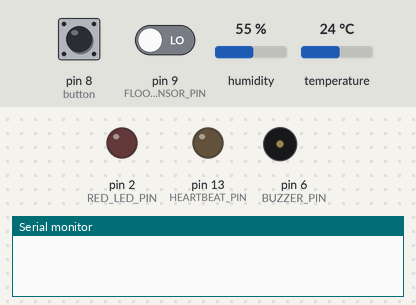
The sketch below on a simulated Arduino Uno, built with avr-gcc and run on an emulated ATmega328P. Shown: output pins drawn as LEDs (lit = HIGH), buzzer (waves = sounding), the last lines printed to the serial monitor. Dashed ring = blinking. The inputs (shaded band) are chosen by the test bench; at power-on: pin 9 (FLOOD_SENSOR_PIN) LOW, pin 8 (button) HIGH, humidity 55 %, temperature 24 °C.

Above: at 1.3 s.
1.4 s: pin 9 (FLOOD_SENSOR_PIN) driven HIGH
At 2.17 s:
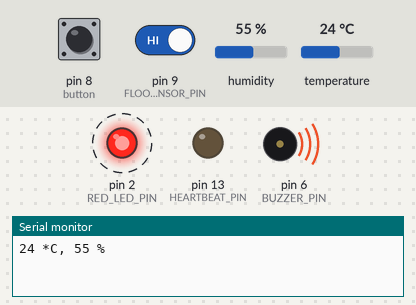
7.5 s: pin 8 (button) pulled LOW for 0.15 s
At 8.0 s:
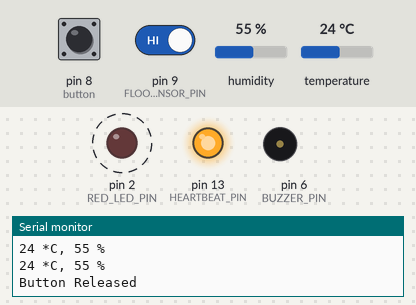
14.0 s: pin 8 (button) pulled LOW for 1 s
At 17.3 s:
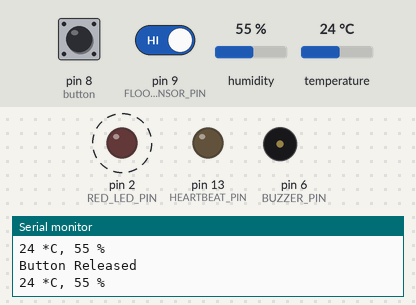
21.3 s: pin 8 (button) pulled LOW for 3.2 s
At 23.9 s:
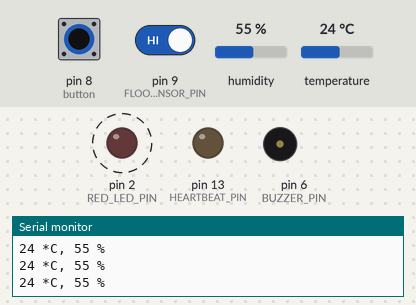
26.5 s: pin 8 (button) pulled LOW for 1 s
At 29.79 s:
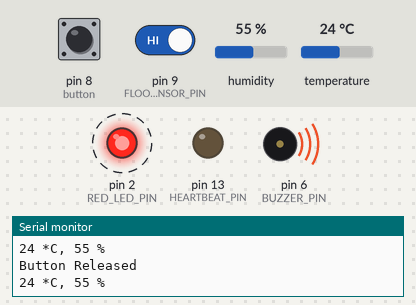
Timing chart, 0 to 31.0 s (numbered marks = the images above; inputs shaded):
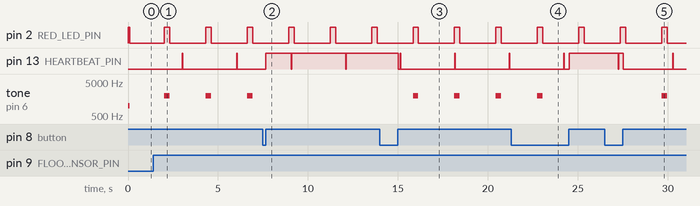

Measured:
- after the input at 1.4 s, pin 2 (RED_LED_PIN): alternates HIGH for 0.30 s and LOW for 2.0 s, starting after 0.62 s; tone on pin 6 (BUZZER_PIN): alternates 2000 Hz for 0.30 s and silent for 2.0 s, starting after 0.62 s
- after the input at 7.5 s, tone on pin 6 (BUZZER_PIN): stops changing and stays silent
- after the input at 14.0 s, tone on pin 6 (BUZZER_PIN): alternates 2000 Hz for 0.30 s and silent for 2.0 s, starting after 1.8 s
- after the input at 21.3 s, tone on pin 6 (BUZZER_PIN): goes on until 23.0 s, then stays silent
- after the input at 26.5 s, tone on pin 6 (BUZZER_PIN): silent → 2000 Hz after 3.1 s, → silent 0.30 s later
- by itself, pin 13 (HEARTBEAT_PIN): repeats every 3.0 s: HIGH 0.03 s, LOW 3.0 s

The sketch:

floodAlarm.ino
```cpp
#include <RBD_Timer.h>
#include <RBD_Button.h>
#include <SimpleDHT.h>
#include <elapsedMillis.h>

const boolean TRUE = 1;
const boolean FALSE = 0;

// Heartbeat
elapsedMillis emHeartbeat;
const int HEARTBEAT_INTERVAL = 3000;
const int HEARTBEAT_DURATION = 30;
const int HEARTBEAT_PIN      = 13;

// DHT Sensor
SimpleDHT11 dht11;
elapsedMillis emDHT;
const int DTH_SENSOR_PIN = 12;
const int DTH_SENSOR_READ_FREQUENCY = 2000;
boolean gDTH_ERROR = FALSE;
byte    gTemperature = 0;
byte    gHumidity = 0;

//
const int FLOOD_SENSOR_PIN = 9;

// Alarm Options
boolean gAlarmInAction = FALSE;
boolean gMute = FALSE;
const int BUZZER_PIN = 6;
const int RED_LED_PIN = 2;

//const int MUTE_BUTTON_PIN = 8;
RBD::Button button(8);

// FLoodAlarm
const int FLOOD_ALARM_INTERVAL = 2000;
const int FLOOD_ALARM_PITCH = 2000;
const int FLOOD_ALARM_DURATON = 300;
elapsedMillis emFloodAlarm;
boolean gFloodAlarm = FALSE; // if True a water has been detected

// Humidity Alarm
const byte HUMIDITY_ALARM_LEVEL = 60;
const int  HUMIDITY_ALARM_INTERVAL = 5000;
const int  HUMIDITY_ALARM_PITCH = 5000;
const int  HUMIDITY_ALARM_DURATION = 100;
elapsedMillis emHumidityAlarm;

void setup() {
  Serial.begin(115200);

  pinMode(HEARTBEAT_PIN, OUTPUT);
  pinMode(RED_LED_PIN, OUTPUT);
  pinMode(BUZZER_PIN, OUTPUT);

  pinMode(FLOOD_SENSOR_PIN, INPUT);

  myTone(1000, 100);
  redLed(TRUE);
  delay(100);
  redLed(FALSE);

  // the first read of the buttun causes a false positive, so we're reading
  // it here on setup() to avoid causeng an error
  button.onReleased();

}

void loop() {
  checkFloodSensors();
  checkDHTsensor();
  checkMuteButton();

  floodAlarm();
  humidityAlarm();

  heartbeat();
}

void checkMuteButton() {
  if(button.onReleased()) {
    Serial.println("Button Released");
    gMute = !gMute;
    flipHeartbeatLED();
  }
}

/**
 *  Check the Flood Sensors, start alarm if water found
 */
void checkFloodSensors() {
  gFloodAlarm = digitalRead(FLOOD_SENSOR_PIN);
}

/**
 * floodAlarm Warnings
 */
void floodAlarm() {
  static boolean floodAlarmOngoing;

  // Check if another alarm other than this is ongoind and exit if so
  if(gAlarmInAction && !floodAlarmOngoing) return;

  if (gFloodAlarm && ( emFloodAlarm > FLOOD_ALARM_INTERVAL ) ) {
    myTone(FLOOD_ALARM_PITCH,FLOOD_ALARM_DURATON);
    redLed(TRUE);
    floodAlarmOngoing = TRUE;
    gAlarmInAction = TRUE;
    emFloodAlarm = 0;
    return;
  }

  if ( floodAlarmOngoing && ( emFloodAlarm > FLOOD_ALARM_DURATON ) ) {
    redLed(FALSE);
    floodAlarmOngoing = FALSE;
    gAlarmInAction = FALSE;
    emFloodAlarm = 0;
    return;
  }
}

/**
 * excessive Humidity Warnings
 */
void humidityAlarm() {
  static boolean humidityAlarmOngoing;

  // Check if another alarm other than this is ongoind and exit if so
  if(gAlarmInAction && !humidityAlarmOngoing) return;

  if ( ( gHumidity > HUMIDITY_ALARM_LEVEL ) &&
      ( emHumidityAlarm > HUMIDITY_ALARM_INTERVAL ) ) {

    myTone(HUMIDITY_ALARM_PITCH,HUMIDITY_ALARM_DURATION);
    redLed(TRUE);
    humidityAlarmOngoing = TRUE;
    gAlarmInAction = TRUE;
    emHumidityAlarm = 0;
    return;
  }

  if ( humidityAlarmOngoing && ( emHumidityAlarm > HUMIDITY_ALARM_DURATION ) ) {
    redLed(FALSE);
    humidityAlarmOngoing = FALSE;
    gAlarmInAction = FALSE;
    emHumidityAlarm = 0;
    return;
  }
}

/**
 * Reads Humidity and temperature from the DHT Sensor and updates the
 * corresponding global variables
 */
void checkDHTsensor() {
  if ( emDHT < DTH_SENSOR_READ_FREQUENCY) return;

  emDHT = 0;
  if (dht11.read(DTH_SENSOR_PIN, &gTemperature, &gHumidity, NULL)) {
    gDTH_ERROR = TRUE;
    redLed(TRUE);
    return;
  }
  gDTH_ERROR = FALSE;
  Serial.print((int)gTemperature); Serial.print(" *C, ");
  Serial.print((int)gHumidity); Serial.println(" %");
}

/**
 * Just controls the On/Off state of the Red LED
 */
void redLed(boolean OnOff) {
  digitalWrite(RED_LED_PIN, OnOff);
}


/**
 *  Blinks a LED giving visual indication that the software is runningl
 */
void heartbeat() {
  static boolean       hbStatus;           // status of heartbeat led on/off
  static int           hbTimeSinceStatus;  // time since status change
  if(!hbStatus) {
    // LED of OFF
    if ( emHeartbeat >= HEARTBEAT_INTERVAL ) {
      hbStatus = !hbStatus;
      flipHeartbeatLED();
      emHeartbeat = 0;
    }
  } else {
    //LED is ON
    if ( emHeartbeat >= HEARTBEAT_DURATION ) {
      hbStatus = !hbStatus;
      flipHeartbeatLED();
      emHeartbeat = 0;
    }
  }
}

void flipHeartbeatLED() {
  digitalWrite(HEARTBEAT_PIN, !digitalRead(HEARTBEAT_PIN));
}

void myTone(int frequency, int duration ) {
  if (!gMute) tone(BUZZER_PIN,frequency,duration);
}
```
